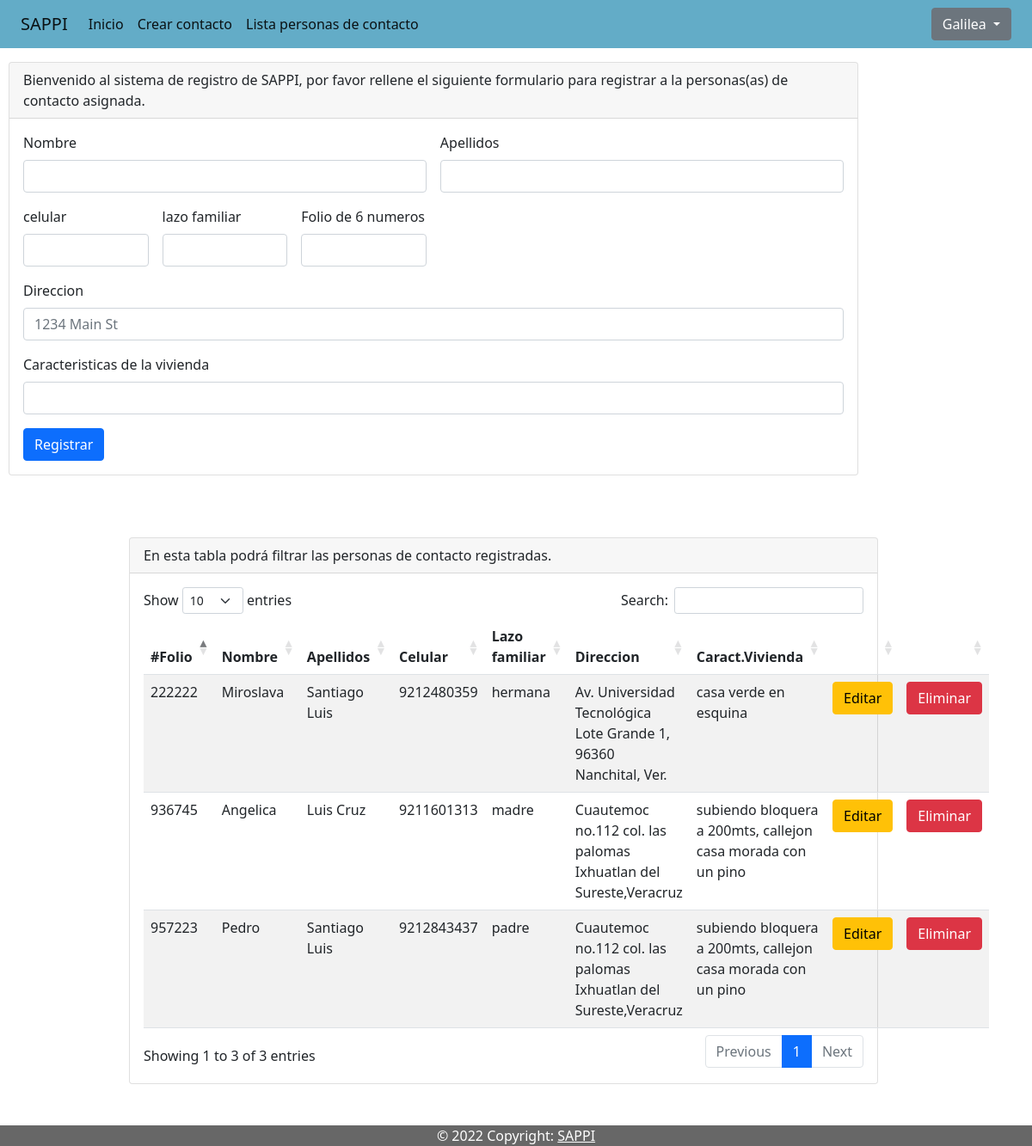
Screenshot of /sappi/crearContacto.php (signed in) with the database file from the repository.
### tables this page shows
CREATE TABLE `usuario` (
  `idusuario` int(11) NOT NULL,
  `nombreusuario` varchar(20) NOT NULL,
  `contrasena` text NOT NULL,
  `idpersona` int(11) NOT NULL,
  `idtipousuario` int(11) NOT NULL
);

CREATE TABLE `persona` (
  `idpersona` int(11) NOT NULL,
  `folio` int(11) NOT NULL,
  `nombre` varchar(50) NOT NULL,
  `apellido` varchar(50) NOT NULL,
  `fechanac` date NOT NULL,
  `telcasa` varchar(20) NOT NULL,
  `celular` varchar(20) NOT NULL,
  `foto` longblob NOT NULL,
  `direccion` varchar(120) NOT NULL,
  `cvivienda` varchar(120) NOT NULL
);

CREATE TABLE `personacontacto` (
  `idcontacto` int(11) NOT NULL,
  `folio` int(6) NOT NULL,
  `nombre` varchar(45) NOT NULL,
  `apellidos` varchar(60) NOT NULL,
  `celular` varchar(15) NOT NULL,
  `lazofamiliar` varchar(45) NOT NULL,
  `direccion` varchar(100) NOT NULL,
  `cvivienda` varchar(200) NOT NULL,
  `idpersona` int(11) NOT NULL
);

### sappi/crearContacto.php (the view, shortened to what this page needs)
<?php
include("conexion/conexion.php");
$iduser=$_SESSION['id_usuario'];
$sql="SELECT usuario.idusuario,persona.nombre FROM usuario AS usuario INNER JOIN persona AS persona ON usuario.idpersona = persona.idpersona WHERE usuario.idusuario='$iduser'";
$resultado=$conexion->query($sql);
$row=$resultado->fetch_assoc();
    $personacontacto="SELECT usuario.idusuario, personacontacto.idcontacto,personacontacto.folio,personacontacto.nombre,personacontacto.apellidos,personacontacto.celular,personacontacto.lazofamiliar,personacontacto.direccion,personacontacto.cvivienda FROM usuario AS usuario INNER JOIN personacontacto AS personacontacto ON usuario.idusuario = personacontacto.idpersona WHERE usuario.idusuario= '$iduser'";
$resultadopersonac = $conexion->query($personacontacto);
    ?>
<!doctype html>
<html lang="en">
  <head>
    <link href="https://cdn.jsdelivr.net/npm/bootstrap@5.2.0/dist/css/bootstrap.min.css" rel="stylesheet">
    <link rel="stylesheet"href="css/dataTables.bootstrap5.min.css">
    <link rel="stylesheet"href="css/bootstrap.min.css">
  </head>
  <body>
  <nav class="navbar navbar-expand-lg fixed-top" style="background-color: #63acc7;">
  <div class="container-fluid">
    <a class="navbar-brand" href="#">SAPPI</a>
    <div class="collapse navbar-collapse" id="navbarNavDarkDropdown">
      <ul class="navbar-nav">
        <?php
        require_once("templates/navbar.php"); ?>
      </ul>
    </div>
    <div class="dropdown">
  <a class="btn btn-secondary dropdown-toggle" href="#" role="button" data-bs-toggle="dropdown" aria-expanded="false">
    <?php
    echo utf8_decode($row['nombre']);
    ?>
  </a>
</div>
  </div>
</nav>
      <br>
      <br>
      <br>
      <section  class="cuadro" id="crearContacto">
      <div class="row">
  <div class="col-sm-10">
      <div class="card">
  <div class="card-header">
   Bienvenido al sistema de registro de SAPPI, por favor rellene el siguiente formulario para registrar a la personas(as) de contacto asignada.
  </div>
  <div class="card-body">
  <form action="<?php $_SERVER["PHP_SELF"]?>" method="POST"class="row g-3">
            <div class="col-md-6">
                <label class="form-label">Nombre</label>
                <input type="text" name="nombre" class="form-control" id="inputEmail4">
            </div>
            <div class="col-md-6">
                <label class="form-label">Apellidos</label>
                <input type="text" name="apellidos" class="form-control" id="inputPassword4">
            </div>
            <div class="col-md-2">
                <label class="form-label">celular</label>
                <input type="text" name="celular" class="form-control" id="inputPassword4">
            </div>
            <div class="col-md-2">
                <label class="form-label">lazo familiar</label>
                <input type="text" name="lazofamiliar" class="form-control" id="inputPassword4">
            </div>
            <div class="col-md-2">
                <label class="form-label">Folio de 6 numeros</label>
                <input type="text" name="folio" class="form-control" id="inputPassword4">
        </div>
            <div class="col-12">
                <label for="inputAddress" class="form-label">Direccion</label>
                <input type="text" name="direccion" class="form-control" id="inputAddress" placeholder="1234 Main St">
            </div>
            <div class="col-12">
                <label for="inputAddress2" class="form-label">Caracteristicas de la vivienda</label>
                <input type="text" name="cvivienda" class="form-control" id="inputAddress2" placeholder="">
            </div>
            <div class="col-12">
                <button type="submit" class="btn btn-primary">Registrar</button>
        </div>
    </form>
  </div>
</div>
</div>
</div>
<br>
      <br>
      <br>
      </section>
      <section  class="cuadro2" id="personasContacto">
      <div class="row">
  <div class="col-sm-10">
      <div class="card">
  <div class="card-header">
    En esta tabla podrá filtrar las personas de contacto registradas.
  </div>
  <div class="card-body">
  <table id="example" class="table table-striped" style="width:100%">
  <thead>
    <tr>
    <th scope="col">#Folio</th>
      <th scope="col">Nombre</th>
      <th scope="col">Apellidos</th>
      <th scope="col">Celular</th>
      <th scope="col">Lazo familiar</th>
      <th scope="col">Direccion</th>
      <th scope="col">Caract.Vivienda</th>
      <th scope="col"></th>
      <th scope="col"></th>
    </tr>
  </thead>
  <tbody>
  <?php
      while ($regpersonacontacto=$resultadopersonac->fetch_array(MYSQLI_BOTH)) {
       echo "<tr>
       <td>".$regpersonacontacto['folio']."</td>
       <td>".$regpersonacontacto['nombre']."</td>
       <td>".$regpersonacontacto['apellidos']."</td>
       <td>".$regpersonacontacto['celular']."</td>
       <td>".$regpersonacontacto['lazofamiliar']."</td>
       <td>".$regpersonacontacto['direccion']."</td>
       <td>".$regpersonacontacto['cvivienda']."</td>
       <td><a class='btn btn-warning' href='editarContacto.php?idcontacto=".$regpersonacontacto['idcontacto']."' role='button'>Editar</a></td>
      <td><a class='btn btn-danger' href='eliminarContacto.php?idcontacto=".$regpersonacontacto['idcontacto']."' role='button'>Eliminar</a></td>
       </tr>";
      }
      ?>
  </tbody>
</table>
</div>
</div>
</div>
</div>
      </section>
      <?php
    include_once("templates/footer.php");
    ?>
  </body>
</html>

### sappi/crearContacto.php (style rules this page uses)
.cuadro { margin-left: 10px; }
.cuadro2 { margin-left: 150px; }

### rows the page displays
usuario: idpersona.nombre "Galilea", personacontacto.folio "957223", personacontacto.nombre "Pedro", personacontacto.apellidos "Santiago Luis", personacontacto.celular "9212843437", personacontacto.lazofamiliar "padre", personacontacto.direccion "Cuautemoc no.112 col. las palomas Ixhuatlan del Sureste,Veracruz", personacontacto.cvivienda "subiendo bloquera a 200mts, callejon casa morada con un pino", personacontacto.folio "936745", personacontacto.nombre "Angelica", personacontacto.apellidos "Luis Cruz", personacontacto.celular "9211601313", personacontacto.lazofamiliar "madre", personacontacto.folio "222222", personacontacto.nombre "Miroslava", personacontacto.celular "9212480359", personacontacto.lazofamiliar "hermana", personacontacto.direccion "Av. Universidad Tecnológica Lote Grande 1, 96360 Nanchital, Ver.", personacontacto.cvivienda "casa verde en esquina"
